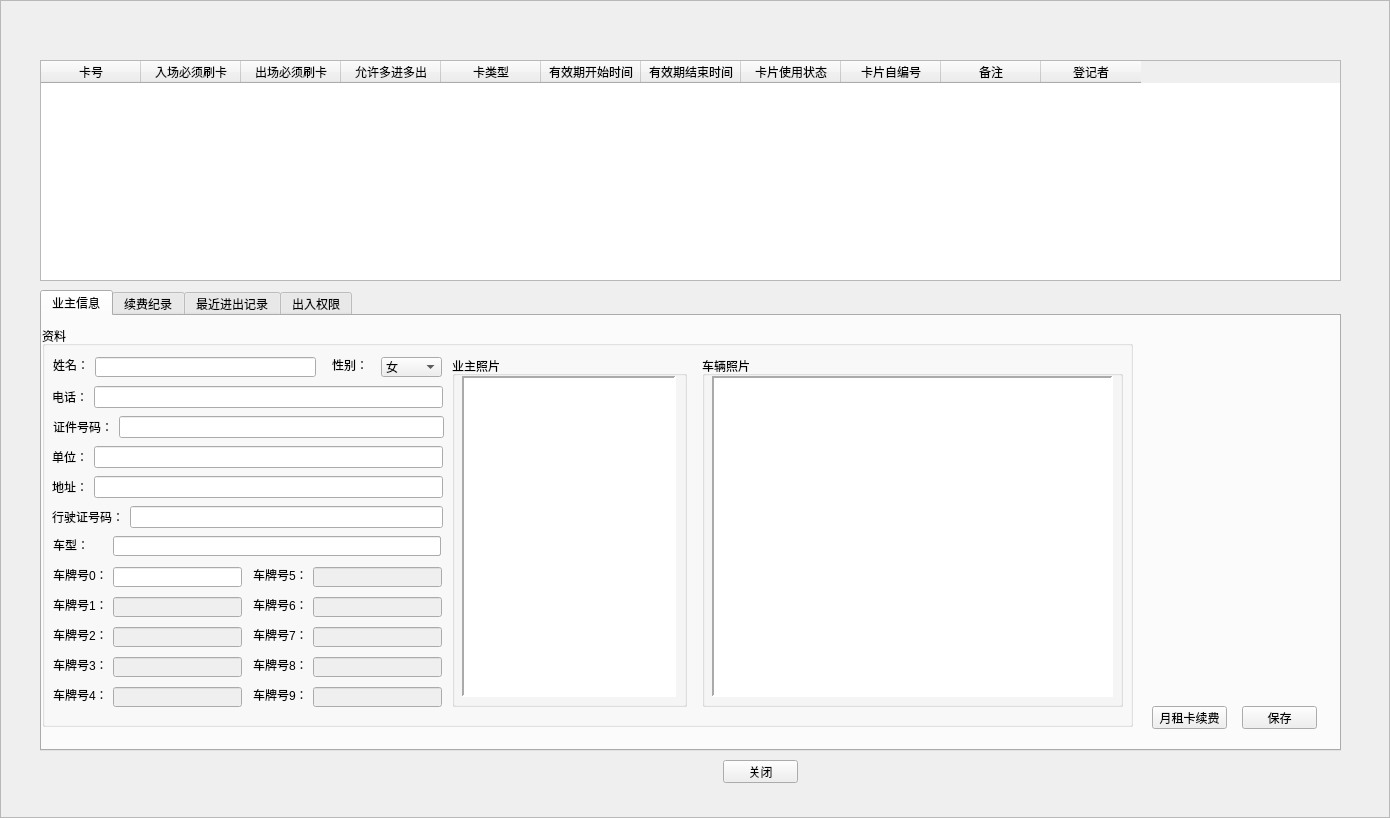
<?xml version="1.0" encoding="UTF-8"?>
<ui version="4.0">
 <class>NewCMonthlyCard</class>
 <widget class="QFrame" name="NewCMonthlyCard">
  <property name="geometry">
   <rect>
    <x>0</x>
    <y>0</y>
    <width>1390</width>
    <height>818</height>
   </rect>
  </property>
  <property name="windowTitle">
   <string>月租卡</string>
  </property>
  <property name="styleSheet">
   <string notr="true">background-image:url(D:/WinParkUI/debug/Image/NewIcon/CommonBigBG-normal.jpg);</string>
  </property>
  <property name="frameShape">
   <enum>QFrame::StyledPanel</enum>
  </property>
  <property name="frameShadow">
   <enum>QFrame::Raised</enum>
  </property>
  <widget class="QWidget" name="widget" native="true">
   <property name="geometry">
    <rect>
     <x>40</x>
     <y>60</y>
     <width>1301</width>
     <height>731</height>
    </rect>
   </property>
   <property name="styleSheet">
    <string notr="true">background-image:url(none);</string>
   </property>
   <widget class="QTableWidget" name="tableMonthly">
    <property name="geometry">
     <rect>
      <x>0</x>
      <y>0</y>
      <width>1301</width>
      <height>221</height>
     </rect>
    </property>
    <property name="contextMenuPolicy">
     <enum>Qt::CustomContextMenu</enum>
    </property>
    <property name="styleSheet">
     <string notr="true">background-image:url(none);</string>
    </property>
    <property name="selectionBehavior">
     <enum>QAbstractItemView::SelectItems</enum>
    </property>
    <attribute name="horizontalHeaderVisible">
     <bool>true</bool>
    </attribute>
    <attribute name="verticalHeaderVisible">
     <bool>true</bool>
    </attribute>
    <column>
     <property name="text">
      <string>卡号</string>
     </property>
    </column>
    <column>
     <property name="text">
      <string>入场必须刷卡</string>
     </property>
    </column>
    <column>
     <property name="text">
      <string>出场必须刷卡</string>
     </property>
    </column>
    <column>
     <property name="text">
      <string>允许多进多出</string>
     </property>
    </column>
    <column>
     <property name="text">
      <string>卡类型</string>
     </property>
    </column>
    <column>
     <property name="text">
      <string>有效期开始时间</string>
     </property>
    </column>
    <column>
     <property name="text">
      <string>有效期结束时间</string>
     </property>
    </column>
    <column>
     <property name="text">
      <string>卡片使用状态</string>
     </property>
    </column>
    <column>
     <property name="text">
      <string>卡片自编号</string>
     </property>
    </column>
    <column>
     <property name="text">
      <string>备注</string>
     </property>
    </column>
    <column>
     <property name="text">
      <string>登记者</string>
     </property>
    </column>
   </widget>
   <widget class="QTabWidget" name="tabWidget">
    <property name="geometry">
     <rect>
      <x>0</x>
      <y>230</y>
      <width>1301</width>
      <height>461</height>
     </rect>
    </property>
    <property name="styleSheet">
     <string notr="true">background-image:url(none);</string>
    </property>
    <property name="tabShape">
     <enum>QTabWidget::Rounded</enum>
    </property>
    <property name="currentIndex">
     <number>0</number>
    </property>
    <property name="usesScrollButtons">
     <bool>true</bool>
    </property>
    <property name="documentMode">
     <bool>false</bool>
    </property>
    <property name="tabsClosable">
     <bool>false</bool>
    </property>
    <property name="movable">
     <bool>false</bool>
    </property>
    <widget class="QWidget" name="tab">
     <attribute name="title">
      <string>业主信息</string>
     </attribute>
     <widget class="QGroupBox" name="gbOwner">
      <property name="geometry">
       <rect>
        <x>0</x>
        <y>10</y>
        <width>1091</width>
        <height>401</height>
       </rect>
      </property>
      <property name="title">
       <string>资料</string>
      </property>
      <widget class="QWidget" name="layoutWidget">
       <property name="geometry">
        <rect>
         <x>10</x>
         <y>120</y>
         <width>391</width>
         <height>22</height>
        </rect>
       </property>
       <layout class="QHBoxLayout" name="horizontalLayout_2">
        <item>
         <widget class="QLabel" name="label_10">
          <property name="text">
           <string>单位：</string>
          </property>
         </widget>
        </item>
        <item>
         <widget class="QLineEdit" name="edtUnit"/>
        </item>
       </layout>
      </widget>
      <widget class="QWidget" name="layoutWidget">
       <property name="geometry">
        <rect>
         <x>10</x>
         <y>150</y>
         <width>391</width>
         <height>22</height>
        </rect>
       </property>
       <layout class="QHBoxLayout" name="horizontalLayout_3">
        <item>
         <widget class="QLabel" name="label_12">
          <property name="text">
           <string>地址：</string>
          </property>
         </widget>
        </item>
        <item>
         <widget class="QLineEdit" name="edtAddr"/>
        </item>
       </layout>
      </widget>
      <widget class="QWidget" name="layoutWidget">
       <property name="geometry">
        <rect>
         <x>10</x>
         <y>180</y>
         <width>391</width>
         <height>22</height>
        </rect>
       </property>
       <layout class="QHBoxLayout" name="horizontalLayout_5">
        <item>
         <widget class="QLabel" name="label_14">
          <property name="text">
           <string>行驶证号码：</string>
          </property>
         </widget>
        </item>
        <item>
         <widget class="QLineEdit" name="edtDriveID"/>
        </item>
       </layout>
      </widget>
      <widget class="QGroupBox" name="groupBox_4">
       <property name="geometry">
        <rect>
         <x>410</x>
         <y>30</y>
         <width>235</width>
         <height>351</height>
        </rect>
       </property>
       <property name="title">
        <string>业主照片</string>
       </property>
       <widget class="QLabel" name="lblOwner">
        <property name="geometry">
         <rect>
          <x>10</x>
          <y>20</y>
          <width>214</width>
          <height>321</height>
         </rect>
        </property>
        <property name="styleSheet">
         <string notr="true">background-color: rgb(255, 255, 255);</string>
        </property>
        <property name="frameShape">
         <enum>QFrame::Panel</enum>
        </property>
        <property name="frameShadow">
         <enum>QFrame::Sunken</enum>
        </property>
        <property name="lineWidth">
         <number>2</number>
        </property>
        <property name="text">
         <string/>
        </property>
        <property name="scaledContents">
         <bool>true</bool>
        </property>
       </widget>
      </widget>
      <widget class="QGroupBox" name="groupBox_3">
       <property name="geometry">
        <rect>
         <x>660</x>
         <y>30</y>
         <width>421</width>
         <height>351</height>
        </rect>
       </property>
       <property name="title">
        <string>车辆照片</string>
       </property>
       <widget class="QLabel" name="lblCar">
        <property name="geometry">
         <rect>
          <x>10</x>
          <y>20</y>
          <width>401</width>
          <height>321</height>
         </rect>
        </property>
        <property name="styleSheet">
         <string notr="true">background-color: rgb(255, 255, 255);</string>
        </property>
        <property name="frameShape">
         <enum>QFrame::Panel</enum>
        </property>
        <property name="frameShadow">
         <enum>QFrame::Sunken</enum>
        </property>
        <property name="lineWidth">
         <number>2</number>
        </property>
        <property name="text">
         <string/>
        </property>
        <property name="scaledContents">
         <bool>true</bool>
        </property>
       </widget>
      </widget>
      <widget class="QLabel" name="lblUserID">
       <property name="geometry">
        <rect>
         <x>430</x>
         <y>40</y>
         <width>54</width>
         <height>12</height>
        </rect>
       </property>
       <property name="text">
        <string/>
       </property>
      </widget>
      <widget class="QLabel" name="lblCardNo">
       <property name="geometry">
        <rect>
         <x>430</x>
         <y>60</y>
         <width>54</width>
         <height>12</height>
        </rect>
       </property>
       <property name="text">
        <string/>
       </property>
      </widget>
      <widget class="QWidget" name="layoutWidget">
       <property name="geometry">
        <rect>
         <x>11</x>
         <y>90</y>
         <width>391</width>
         <height>22</height>
        </rect>
       </property>
       <layout class="QHBoxLayout" name="horizontalLayout_16">
        <item>
         <widget class="QLabel" name="label_11">
          <property name="text">
           <string>证件号码：</string>
          </property>
         </widget>
        </item>
        <item>
         <widget class="QLineEdit" name="edtID"/>
        </item>
       </layout>
      </widget>
      <widget class="QWidget" name="layoutWidget">
       <property name="geometry">
        <rect>
         <x>10</x>
         <y>60</y>
         <width>391</width>
         <height>22</height>
        </rect>
       </property>
       <layout class="QHBoxLayout" name="horizontalLayout_17">
        <item>
         <widget class="QLabel" name="label_9">
          <property name="text">
           <string>电话：</string>
          </property>
         </widget>
        </item>
        <item>
         <widget class="QLineEdit" name="edtTel"/>
        </item>
       </layout>
      </widget>
      <widget class="QComboBox" name="cbxCarType">
       <property name="geometry">
        <rect>
         <x>250</x>
         <y>210</y>
         <width>149</width>
         <height>20</height>
        </rect>
       </property>
      </widget>
      <widget class="QLabel" name="label_15">
       <property name="geometry">
        <rect>
         <x>11</x>
         <y>211</y>
         <width>36</width>
         <height>16</height>
        </rect>
       </property>
       <property name="text">
        <string>车型：</string>
       </property>
      </widget>
      <widget class="QLabel" name="label_2">
       <property name="geometry">
        <rect>
         <x>11</x>
         <y>31</y>
         <width>36</width>
         <height>16</height>
        </rect>
       </property>
       <property name="text">
        <string>姓名：</string>
       </property>
      </widget>
      <widget class="QComboBox" name="cbxSex">
       <property name="geometry">
        <rect>
         <x>339</x>
         <y>31</y>
         <width>61</width>
         <height>20</height>
        </rect>
       </property>
       <item>
        <property name="text">
         <string>女</string>
        </property>
       </item>
       <item>
        <property name="text">
         <string>男</string>
        </property>
       </item>
      </widget>
      <widget class="QLabel" name="label_8">
       <property name="geometry">
        <rect>
         <x>290</x>
         <y>31</y>
         <width>36</width>
         <height>16</height>
        </rect>
       </property>
       <property name="text">
        <string>性别：</string>
       </property>
      </widget>
      <widget class="QLineEdit" name="edtName">
       <property name="geometry">
        <rect>
         <x>53</x>
         <y>31</y>
         <width>221</width>
         <height>20</height>
        </rect>
       </property>
      </widget>
      <widget class="QLineEdit" name="edtVechileID6">
       <property name="enabled">
        <bool>false</bool>
       </property>
       <property name="geometry">
        <rect>
         <x>271</x>
         <y>271</y>
         <width>129</width>
         <height>20</height>
        </rect>
       </property>
      </widget>
      <widget class="QLabel" name="label_19">
       <property name="geometry">
        <rect>
         <x>211</x>
         <y>271</y>
         <width>54</width>
         <height>16</height>
        </rect>
       </property>
       <property name="text">
        <string>车牌号6：</string>
       </property>
      </widget>
      <widget class="QLineEdit" name="edtVechileID9">
       <property name="enabled">
        <bool>false</bool>
       </property>
       <property name="geometry">
        <rect>
         <x>271</x>
         <y>361</y>
         <width>129</width>
         <height>20</height>
        </rect>
       </property>
      </widget>
      <widget class="QLabel" name="label_22">
       <property name="geometry">
        <rect>
         <x>211</x>
         <y>361</y>
         <width>54</width>
         <height>16</height>
        </rect>
       </property>
       <property name="text">
        <string>车牌号9：</string>
       </property>
      </widget>
      <widget class="QLineEdit" name="edtVechileID3">
       <property name="enabled">
        <bool>false</bool>
       </property>
       <property name="geometry">
        <rect>
         <x>71</x>
         <y>331</y>
         <width>129</width>
         <height>20</height>
        </rect>
       </property>
      </widget>
      <widget class="QLabel" name="label_16">
       <property name="geometry">
        <rect>
         <x>11</x>
         <y>331</y>
         <width>54</width>
         <height>16</height>
        </rect>
       </property>
       <property name="text">
        <string>车牌号3：</string>
       </property>
      </widget>
      <widget class="QLabel" name="label_23">
       <property name="geometry">
        <rect>
         <x>11</x>
         <y>271</y>
         <width>54</width>
         <height>16</height>
        </rect>
       </property>
       <property name="text">
        <string>车牌号1：</string>
       </property>
      </widget>
      <widget class="QLineEdit" name="edtVechileID1">
       <property name="enabled">
        <bool>false</bool>
       </property>
       <property name="geometry">
        <rect>
         <x>71</x>
         <y>271</y>
         <width>129</width>
         <height>20</height>
        </rect>
       </property>
      </widget>
      <widget class="QLineEdit" name="edtVechileID4">
       <property name="enabled">
        <bool>false</bool>
       </property>
       <property name="geometry">
        <rect>
         <x>71</x>
         <y>361</y>
         <width>129</width>
         <height>20</height>
        </rect>
       </property>
      </widget>
      <widget class="QLabel" name="label_17">
       <property name="geometry">
        <rect>
         <x>11</x>
         <y>361</y>
         <width>54</width>
         <height>16</height>
        </rect>
       </property>
       <property name="text">
        <string>车牌号4：</string>
       </property>
      </widget>
      <widget class="QLineEdit" name="edtVechileID8">
       <property name="enabled">
        <bool>false</bool>
       </property>
       <property name="geometry">
        <rect>
         <x>271</x>
         <y>331</y>
         <width>129</width>
         <height>20</height>
        </rect>
       </property>
      </widget>
      <widget class="QLabel" name="label_21">
       <property name="geometry">
        <rect>
         <x>211</x>
         <y>331</y>
         <width>54</width>
         <height>16</height>
        </rect>
       </property>
       <property name="text">
        <string>车牌号8：</string>
       </property>
      </widget>
      <widget class="QLabel" name="label_24">
       <property name="geometry">
        <rect>
         <x>11</x>
         <y>241</y>
         <width>54</width>
         <height>16</height>
        </rect>
       </property>
       <property name="text">
        <string>车牌号0：</string>
       </property>
      </widget>
      <widget class="QLineEdit" name="edtVechileID0">
       <property name="geometry">
        <rect>
         <x>71</x>
         <y>241</y>
         <width>129</width>
         <height>20</height>
        </rect>
       </property>
      </widget>
      <widget class="QLabel" name="label_20">
       <property name="geometry">
        <rect>
         <x>211</x>
         <y>301</y>
         <width>54</width>
         <height>16</height>
        </rect>
       </property>
       <property name="text">
        <string>车牌号7：</string>
       </property>
      </widget>
      <widget class="QLineEdit" name="edtVechileID7">
       <property name="enabled">
        <bool>false</bool>
       </property>
       <property name="geometry">
        <rect>
         <x>271</x>
         <y>301</y>
         <width>129</width>
         <height>20</height>
        </rect>
       </property>
      </widget>
      <widget class="QLineEdit" name="edtVechileID5">
       <property name="enabled">
        <bool>false</bool>
       </property>
       <property name="geometry">
        <rect>
         <x>271</x>
         <y>241</y>
         <width>129</width>
         <height>20</height>
        </rect>
       </property>
      </widget>
      <widget class="QLabel" name="label_18">
       <property name="geometry">
        <rect>
         <x>211</x>
         <y>241</y>
         <width>54</width>
         <height>16</height>
        </rect>
       </property>
       <property name="text">
        <string>车牌号5：</string>
       </property>
      </widget>
      <widget class="QLabel" name="label_13">
       <property name="geometry">
        <rect>
         <x>11</x>
         <y>301</y>
         <width>54</width>
         <height>16</height>
        </rect>
       </property>
       <property name="text">
        <string>车牌号2：</string>
       </property>
      </widget>
      <widget class="QLineEdit" name="edtVechileID2">
       <property name="enabled">
        <bool>false</bool>
       </property>
       <property name="geometry">
        <rect>
         <x>71</x>
         <y>301</y>
         <width>129</width>
         <height>20</height>
        </rect>
       </property>
      </widget>
      <widget class="QLineEdit" name="edtCarModel">
       <property name="geometry">
        <rect>
         <x>71</x>
         <y>210</y>
         <width>328</width>
         <height>20</height>
        </rect>
       </property>
      </widget>
     </widget>
     <widget class="QPushButton" name="btnMonthRecharge">
      <property name="geometry">
       <rect>
        <x>1110</x>
        <y>390</y>
        <width>75</width>
        <height>23</height>
       </rect>
      </property>
      <property name="text">
       <string>月租卡续费</string>
      </property>
     </widget>
     <widget class="QPushButton" name="btnMonthSave">
      <property name="geometry">
       <rect>
        <x>1200</x>
        <y>390</y>
        <width>75</width>
        <height>23</height>
       </rect>
      </property>
      <property name="text">
       <string>保存</string>
      </property>
     </widget>
    </widget>
    <widget class="QWidget" name="tab_2">
     <attribute name="title">
      <string>续费纪录</string>
     </attribute>
     <widget class="QTableWidget" name="tableRecharge">
      <property name="geometry">
       <rect>
        <x>10</x>
        <y>10</y>
        <width>1281</width>
        <height>401</height>
       </rect>
      </property>
      <column>
       <property name="text">
        <string>收费金额</string>
       </property>
      </column>
      <column>
       <property name="text">
        <string>续费时长(天)</string>
       </property>
      </column>
      <column>
       <property name="text">
        <string>收费时间</string>
       </property>
      </column>
      <column>
       <property name="text">
        <string>费用种类</string>
       </property>
      </column>
      <column>
       <property name="text">
        <string>收费人员</string>
       </property>
      </column>
     </widget>
    </widget>
    <widget class="QWidget" name="tab_3">
     <attribute name="title">
      <string>最近进出记录</string>
     </attribute>
     <widget class="QTableWidget" name="tableAccess">
      <property name="geometry">
       <rect>
        <x>10</x>
        <y>10</y>
        <width>841</width>
        <height>411</height>
       </rect>
      </property>
      <property name="maximumSize">
       <size>
        <width>961</width>
        <height>431</height>
       </size>
      </property>
      <column>
       <property name="text">
        <string>进入通道</string>
       </property>
      </column>
      <column>
       <property name="text">
        <string>进入时间</string>
       </property>
      </column>
      <column>
       <property name="text">
        <string>离开通道</string>
       </property>
      </column>
      <column>
       <property name="text">
        <string>离开时间</string>
       </property>
      </column>
      <column>
       <property name="text">
        <string>记录ID</string>
       </property>
      </column>
     </widget>
     <widget class="QGroupBox" name="groupBox_6">
      <property name="geometry">
       <rect>
        <x>1080</x>
        <y>0</y>
        <width>211</width>
        <height>211</height>
       </rect>
      </property>
      <property name="title">
       <string>图像2</string>
      </property>
      <widget class="QLabel" name="lblImg2">
       <property name="geometry">
        <rect>
         <x>5</x>
         <y>16</y>
         <width>201</width>
         <height>191</height>
        </rect>
       </property>
       <property name="styleSheet">
        <string notr="true">background-color: rgb(255, 255, 255);</string>
       </property>
       <property name="frameShape">
        <enum>QFrame::Panel</enum>
       </property>
       <property name="frameShadow">
        <enum>QFrame::Sunken</enum>
       </property>
       <property name="lineWidth">
        <number>2</number>
       </property>
       <property name="text">
        <string/>
       </property>
       <property name="scaledContents">
        <bool>true</bool>
       </property>
      </widget>
     </widget>
     <widget class="QGroupBox" name="groupBox_8">
      <property name="geometry">
       <rect>
        <x>1080</x>
        <y>210</y>
        <width>211</width>
        <height>211</height>
       </rect>
      </property>
      <property name="title">
       <string>图像4</string>
      </property>
      <widget class="QLabel" name="lblImg4">
       <property name="geometry">
        <rect>
         <x>5</x>
         <y>16</y>
         <width>201</width>
         <height>191</height>
        </rect>
       </property>
       <property name="styleSheet">
        <string notr="true">background-color: rgb(255, 255, 255);</string>
       </property>
       <property name="frameShape">
        <enum>QFrame::Panel</enum>
       </property>
       <property name="frameShadow">
        <enum>QFrame::Sunken</enum>
       </property>
       <property name="lineWidth">
        <number>2</number>
       </property>
       <property name="text">
        <string/>
       </property>
       <property name="scaledContents">
        <bool>true</bool>
       </property>
      </widget>
     </widget>
     <widget class="QGroupBox" name="groupBox_7">
      <property name="geometry">
       <rect>
        <x>860</x>
        <y>210</y>
        <width>211</width>
        <height>211</height>
       </rect>
      </property>
      <property name="title">
       <string>图像3</string>
      </property>
      <widget class="QLabel" name="lblImg3">
       <property name="geometry">
        <rect>
         <x>5</x>
         <y>16</y>
         <width>201</width>
         <height>191</height>
        </rect>
       </property>
       <property name="styleSheet">
        <string notr="true">background-color: rgb(255, 255, 255);</string>
       </property>
       <property name="frameShape">
        <enum>QFrame::Panel</enum>
       </property>
       <property name="frameShadow">
        <enum>QFrame::Sunken</enum>
       </property>
       <property name="lineWidth">
        <number>2</number>
       </property>
       <property name="text">
        <string/>
       </property>
       <property name="scaledContents">
        <bool>true</bool>
       </property>
      </widget>
     </widget>
     <widget class="QGroupBox" name="groupBox_5">
      <property name="geometry">
       <rect>
        <x>860</x>
        <y>0</y>
        <width>211</width>
        <height>211</height>
       </rect>
      </property>
      <property name="title">
       <string>图像1</string>
      </property>
      <widget class="QLabel" name="lblImg1">
       <property name="geometry">
        <rect>
         <x>5</x>
         <y>16</y>
         <width>201</width>
         <height>191</height>
        </rect>
       </property>
       <property name="styleSheet">
        <string notr="true">background-color: rgb(255, 255, 255);</string>
       </property>
       <property name="frameShape">
        <enum>QFrame::Panel</enum>
       </property>
       <property name="frameShadow">
        <enum>QFrame::Sunken</enum>
       </property>
       <property name="lineWidth">
        <number>2</number>
       </property>
       <property name="text">
        <string/>
       </property>
       <property name="scaledContents">
        <bool>true</bool>
       </property>
      </widget>
     </widget>
    </widget>
    <widget class="QWidget" name="tab_4">
     <attribute name="title">
      <string>出入权限</string>
     </attribute>
     <widget class="QPushButton" name="btnEntranceSave">
      <property name="geometry">
       <rect>
        <x>1320</x>
        <y>390</y>
        <width>75</width>
        <height>23</height>
       </rect>
      </property>
      <property name="styleSheet">
       <string notr="true">background-image:url(none);</string>
      </property>
      <property name="text">
       <string>保存</string>
      </property>
     </widget>
     <widget class="QTableWidget" name="tableEntranceRight">
      <property name="geometry">
       <rect>
        <x>10</x>
        <y>10</y>
        <width>1281</width>
        <height>371</height>
       </rect>
      </property>
      <property name="maximumSize">
       <size>
        <width>1391</width>
        <height>401</height>
       </size>
      </property>
      <property name="styleSheet">
       <string notr="true">background-image:url(none);</string>
      </property>
      <column>
       <property name="text">
        <string>通道名称</string>
       </property>
      </column>
      <column>
       <property name="text">
        <string>起始时间</string>
       </property>
      </column>
      <column>
       <property name="text">
        <string>结束时间</string>
       </property>
      </column>
      <column>
       <property name="text">
        <string>ID</string>
       </property>
      </column>
     </widget>
     <widget class="QPushButton" name="btnSaveRight">
      <property name="geometry">
       <rect>
        <x>1200</x>
        <y>400</y>
        <width>75</width>
        <height>23</height>
       </rect>
      </property>
      <property name="text">
       <string>保存</string>
      </property>
     </widget>
    </widget>
   </widget>
   <widget class="QPushButton" name="btnMinimalize">
    <property name="geometry">
     <rect>
      <x>683</x>
      <y>700</y>
      <width>75</width>
      <height>23</height>
     </rect>
    </property>
    <property name="styleSheet">
     <string notr="true">background-image:url(none);</string>
    </property>
    <property name="text">
     <string>关闭</string>
    </property>
   </widget>
  </widget>
  <widget class="QLabel" name="lblTitle">
   <property name="geometry">
    <rect>
     <x>30</x>
     <y>5</y>
     <width>141</width>
     <height>21</height>
    </rect>
   </property>
   <property name="font">
    <font>
     <weight>75</weight>
     <bold>true</bold>
    </font>
   </property>
   <property name="styleSheet">
    <string notr="true">background-image:url(none);
color: rgb(170, 0, 0);</string>
   </property>
   <property name="text">
    <string/>
   </property>
  </widget>
  <widget class="QLabel" name="lblClose">
   <property name="geometry">
    <rect>
     <x>1350</x>
     <y>7</y>
     <width>30</width>
     <height>15</height>
    </rect>
   </property>
   <property name="styleSheet">
    <string notr="true">background-image:url(none);</string>
   </property>
   <property name="text">
    <string/>
   </property>
   <property name="alignment">
    <set>Qt::AlignCenter</set>
   </property>
  </widget>
 </widget>
 <resources/>
 <connections/>
</ui>
